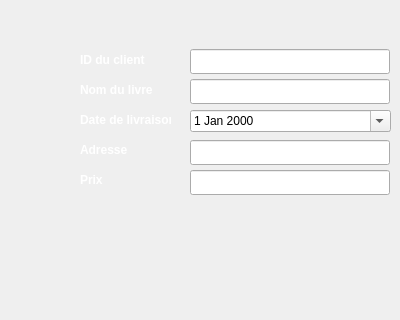
    <widget class="QWidget" name="page_19">
     <widget class="QLineEdit" name="adresse_aj_com">
      <property name="geometry">
       <rect>
        <x>190</x>
        <y>140</y>
        <width>200</width>
        <height>25</height>
       </rect>
      </property>
     </widget>
     <widget class="QPushButton" name="retour_7">
      <property name="geometry">
       <rect>
        <x>80</x>
        <y>260</y>
        <width>51</width>
        <height>51</height>
       </rect>
      </property>
      <property name="styleSheet">
       <string notr="true">QPushButton {
            color: white;
            border-image: url(:/img/fleche.png) 3 10 3 10;
            border-top: 3px transparent;
            border-bottom: 3px transparent;
            border-right: 10px transparent;
            border-left: 10px transparent;
        }</string>
      </property>
      <property name="text">
       <string/>
      </property>
     </widget>
     <widget class="QPushButton" name="pushButton_6">
      <property name="geometry">
       <rect>
        <x>250</x>
        <y>280</y>
        <width>75</width>
        <height>23</height>
       </rect>
      </property>
      <property name="styleSheet">
       <string notr="true">QPushButton {
            color: white;
            border-image: url(:/img/valid.png) 3 10 3 10;
            border-top: 3px transparent;
            border-bottom: 3px transparent;
            border-right: 10px transparent;
            border-left: 10px transparent;
        }</string>
      </property>
      <property name="text">
       <string/>
      </property>
     </widget>
     <widget class="QLineEdit" name="Nom_livre_aj_com">
      <property name="geometry">
       <rect>
        <x>190</x>
        <y>79</y>
        <width>200</width>
        <height>25</height>
       </rect>
      </property>
     </widget>
     <widget class="QLineEdit" name="id_client_aj_com">
      <property name="geometry">
       <rect>
        <x>190</x>
        <y>49</y>
        <width>200</width>
        <height>25</height>
       </rect>
      </property>
     </widget>
     <widget class="QLineEdit" name="Prix_aj_com">
      <property name="geometry">
       <rect>
        <x>190</x>
        <y>170</y>
        <width>200</width>
        <height>25</height>
       </rect>
      </property>
     </widget>
     <widget class="QLabel" name="label_nbrPages_3">
      <property name="geometry">
       <rect>
        <x>80</x>
        <y>140</y>
        <width>111</width>
        <height>21</height>
       </rect>
      </property>
      <property name="text">
       <string>&lt;html&gt;&lt;head/&gt;&lt;body&gt;&lt;p&gt;&lt;span style=&quot; font-weight:600; color:#ffffff;&quot;&gt;Adresse&lt;/span&gt;&lt;/p&gt;&lt;/body&gt;&lt;/html&gt;</string>
      </property>
     </widget>
     <widget class="QDateEdit" name="date_livraison_aj_com">
      <property name="geometry">
       <rect>
        <x>190</x>
        <y>110</y>
        <width>201</width>
        <height>22</height>
       </rect>
      </property>
      <property name="calendarPopup">
       <bool>true</bool>
      </property>
     </widget>
     <widget class="QLabel" name="label_ecrivant_14">
      <property name="geometry">
       <rect>
        <x>80</x>
        <y>110</y>
        <width>91</width>
        <height>21</height>
       </rect>
      </property>
      <property name="text">
       <string>&lt;html&gt;&lt;head/&gt;&lt;body&gt;&lt;p&gt;&lt;span style=&quot; font-weight:600; color:#ffffff;&quot;&gt;Date de livraison&lt;/span&gt;&lt;/p&gt;&lt;/body&gt;&lt;/html&gt;</string>
      </property>
     </widget>
     <widget class="QLabel" name="label_livre_16">
      <property name="geometry">
       <rect>
        <x>80</x>
        <y>80</y>
        <width>81</width>
        <height>21</height>
       </rect>
      </property>
      <property name="text">
       <string>&lt;html&gt;&lt;head/&gt;&lt;body&gt;&lt;p&gt;&lt;span style=&quot; font-weight:600; color:#ffffff;&quot;&gt;Nom du livre&lt;/span&gt;&lt;/p&gt;&lt;/body&gt;&lt;/html&gt;</string>
      </property>
     </widget>
     <widget class="QLabel" name="label_langue_6">
      <property name="geometry">
       <rect>
        <x>80</x>
        <y>170</y>
        <width>81</width>
        <height>21</height>
       </rect>
      </property>
      <property name="text">
       <string>&lt;html&gt;&lt;head/&gt;&lt;body&gt;&lt;p&gt;&lt;span style=&quot; font-weight:600; color:#ffffff;&quot;&gt;Prix&lt;/span&gt;&lt;/p&gt;&lt;/body&gt;&lt;/html&gt;</string>
      </property>
     </widget>
     <widget class="QLabel" name="label_ID_20">
      <property name="geometry">
       <rect>
        <x>80</x>
        <y>50</y>
        <width>81</width>
        <height>21</height>
       </rect>
      </property>
      <property name="text">
       <string>&lt;html&gt;&lt;head/&gt;&lt;body&gt;&lt;p&gt;&lt;span style=&quot; font-weight:600; color:#ffffff;&quot;&gt;ID du client&lt;/span&gt;&lt;/p&gt;&lt;/body&gt;&lt;/html&gt;</string>
      </property>
     </widget>
    </widget>
